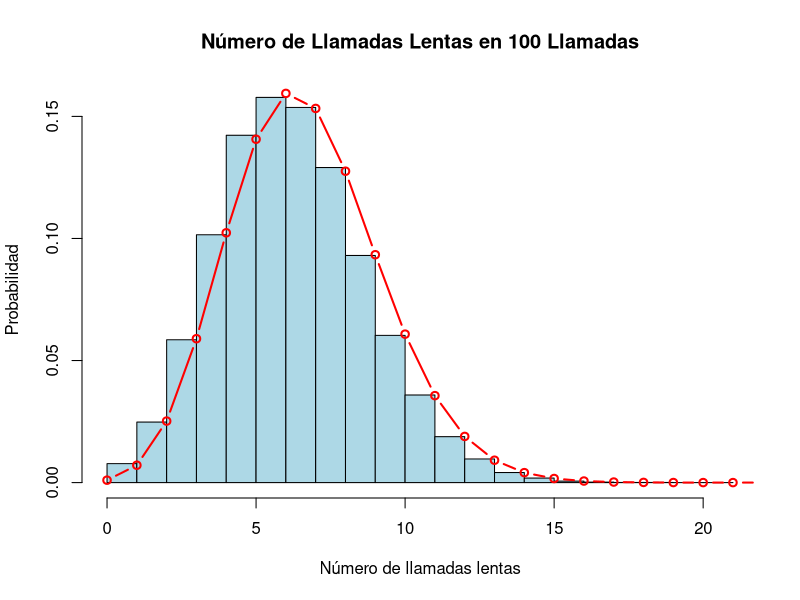

The R script that drew this image:
# -----------------------------------------------
# Nombre: [Tu Nombre]
# Cédula: [Tu Cédula]
# Aplicación Combinada: Tiempos de respuesta API
# -----------------------------------------------

# Parámetros
media <- 0.5          #μ=0.5
desv_estandar <- 0.1       #σ=0.1
n_muestras_x <- 100000
umbral_lento <- 0.65  #bandera

# a) Simulación de tiempos de respuesta
set.seed(0)
tiempos_respuesta <- rnorm(n_muestras_x, mean = media, sd = desv_estandar)

# b) Probabilidad de respuesta lenta (>0.65s)
prob_simulada <- mean(tiempos_respuesta > umbral_lento)                 # probabilidad calculada con la simulacion
prob_teorica  <- 1 - pnorm(umbral_lento, media, desv_estandar)          # probabilidad teorica por valores de entrada

cat("Probabilidad simulada de llamada lenta:", prob_simulada,"\n")
cat("Probabilidad teórica de llamada lenta:",  prob_teorica, "\n")

# c) Distribución para Y (número de llamadas lentas en 100 llamadas)
# Justificación: 
# - Cada llamada es un ensayo Bernoulli independiente con probabilidad de éxito p = prob_simulada
# - Y = suma de 100 ensayos Bernoulli independientes → Binomial(n=100, p=prob_simulada)

# d) Simulación de Y (número de llamadas lentas en 100 llamadas)
n_muestras_y <- 100000
var_Y <- rbinom(n_muestras_y, size = 100, prob = prob_simulada)         # se usa la prob_simulada, pues es un vector de muestras simuladas

# Probabilidad de más de 5 llamadas lentas
probabilidad_mayor5_simulada <- mean(var_Y > 5)                         # se calcula con promedio
probabilidad_mayor5_teorica <- 1 - pbinom(5, 100, prob_teorica)         # se calcula por funcion, asi que se usa la prob_teorica

cat("Probabilidad simulada de >5 lentas en 100 llamadas:", probabilidad_mayor5_simulada, "\n")
cat("Probabilidad teórica de >5 lentas en 100 llamadas:",  probabilidad_mayor5_teorica,  "\n")

# Grafico de la variable Y (Para documentacion)
hist(
  var_Y, 
  breaks = round(max(var_Y)),
  freq = FALSE,
  main = "Número de Llamadas Lentas en 100 Llamadas",
  xlab = "Número de llamadas lentas",
  ylab = "Probabilidad",
  col = "lightblue"
)

# Superponer distribución binomial teórica
valores_x <- 0:100           #vector de valores discretos
lines(
  valores_x, 
  dbinom(valores_x, 100, prob_teorica), 
  type = "b", 
  col = "red", 
  lwd = 2
)


